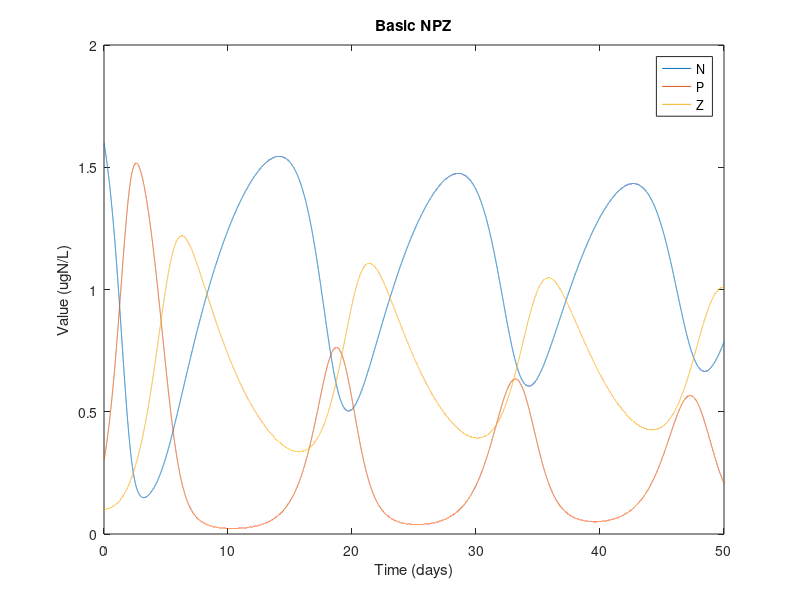
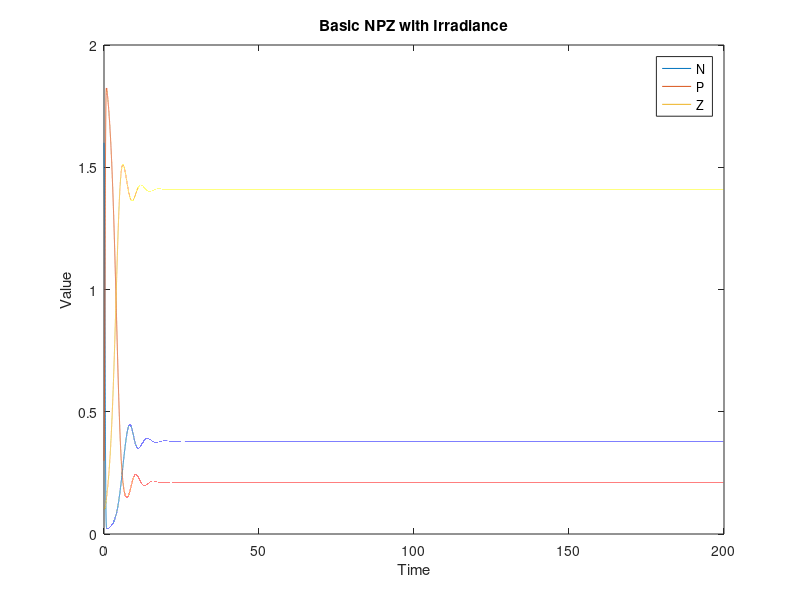

Recreate these plots in MATLAB, in order.
%NPZ Model from Franks et al. 1986 
%Parameters from http://www.soest.hawaii.edu/oceanography/courses/OCN681/hw3.html#parameters
%Summer 2019
%Lily Engel

%% Simplified NPZ - no light dependence
clear all
close all

dt=1e-3; %[days]
tstart=0; %[days]
tend=50; %[days]
min_N=0.000001; %[ugN/L]
min_P=0.000001; %[ugN/L]
min_Z=0.000001; %[ugN/L]

N0=1.6; %[ugN L-1]
P0=0.3; %[ugN L-1] 
Z0=0.1; %[ugN L-1]
Vm=2.0; %[days-1] Max P growth rate
Ks=1.0; %[ugN L-1] Half-saturation constant
m=0.1; %[days-1] Mortality rate phytoplankton
gamma=0.3; %Messy eating 
Rm=1.5; %[days-1] Max Z grazing
ivlev=1.0; %[ugN L-1] Ivlev constant
g=0.2; %[days-1] Z mortality rate
grazing=1; %Type of grazing to use. grazing=1 means ivlev, 0 means MP

t=tstart:dt:tend;
Nt=length(t);
N=zeros(Nt,1);
P=zeros(Nt,1);
Z=zeros(Nt,1);

N(1) = N0;
P(1) = P0;
Z(1) = Z0;

alpha=1.0;

for n=2:Nt
    if grazing == 0  %MP condition
        alpha=ivlev*P(n-1);
    end
    
    P(n) = P(n-1)+dt*((Vm*N(n-1)*P(n-1))/(Ks+N(n-1))-m*P(n-1)-alpha*Rm*(1-exp(-ivlev*P(n-1)))*Z(n-1));
    Z(n) = Z(n-1)+dt*((1-gamma)*alpha*Rm*(1-exp(-ivlev*P(n-1)))*Z(n-1)-g*Z(n-1));
    N(n) = N(n-1)+dt*((-Vm*N(n-1)*P(n-1))/(Ks+N(n-1))+m*P(n-1)+g*Z(n-1)+gamma*alpha*Rm*(1-exp(-ivlev*P(n-1)))*Z(n-1));
    
    %Boundary conditions
    P(n) = max(P(n),min_P);
    Z(n) = max(Z(n),min_Z);
    N(n) = max(N(n),min_N);
end

first = t(1);
last = t(length(t)); %If want to plot whole time, do first:last

tplotstart = find(t==first); %First hour want to plot
tplotend = find(t==last); %Last hour want to plot 21.67 

figure(1)
plot(t(tplotstart:tplotend),N(tplotstart:tplotend),t(tplotstart:tplotend),P(tplotstart:tplotend),t(tplotstart:tplotend),Z(tplotstart:tplotend))
title('Basic NPZ')
ylabel('Value (ugN/L)')
xlabel('Time (days)')
legend('N','P','Z')

%% NPZ Model from Franks et al. 1986 merged with Roy 2016
%Parameters from http://www.soest.hawaii.edu/oceanography/courses/OCN681/hw3.html#parameters
%Summer 2019
%Lily Engel

clear all
% close all

dt=1e-3; %[days]
tstart=0; %[days]
tend=200; %[days]
min_N=0.000001; %[ugN/L]
min_P=0.000001; %[ugN/L]
min_Z=0.000001; %[ugN/L]

N0=1.6; %[ugN L-1]
P0=0.3; %[ugN L-1] 
Z0=0.1; %[ugN L-1]
Vm=2.0; %[days-1] Max P growth rate
Ks=1.0; %[ugN L-1] Half-saturation constant
m=0.1; %[days-1] Mortality rate phytoplankton
gamma=0.3; %Messy eating 
Rm=1.5; %[days-1] Max Z grazing
ivlev=1.0; %[ugN L-1] Ivlev constant
g=0.2; %[days-1] Z mortality rate
grazing=1; %Type of grazing to use. grazing=1 means ivlev, 0 means MP

t=tstart:dt:tend;
Nt=length(t);
N=zeros(Nt,1);
P=zeros(Nt,1);
Z=zeros(Nt,1);

N(1) = N0;
P(1) = P0;
Z(1) = Z0;

%Add irradiance term from Roy
V = 1.6; %Average body volume phytoplankton
Ec = 0.2; %Extinction coefficient water
d = 4; %Depth of water
Iopt = 680; %Optimum surface solar radiation for photosynthesis
Ir = 800; %Surface solar irradiance.
Pmax = 2.62; %Max growth rate phytoplankton
Temp = 28.1; %[degC] Water temperature.
alpha1 = 6.05; %Coefficient
gamma1 = 0.09; %Coefficient

Ext = 0.12*V^-0.33; %Self shading of phytoplankton due to body size
I = Ir.*exp((-Ec-Ext)*d); %Irradiance effect
Leff = I./Iopt.*exp(1-I./Iopt); %Light effect on photosynthesis
delta = Pmax*exp(gamma1.*Temp).*Leff./alpha1; %Temperature dependent phytoplankton growth rate

alpha=1.0;
% delta = 1; %Comment out when doing irradiance

for n=2:Nt
    if grazing == 0  %MP condition
        alpha=ivlev*P(n-1);
    end
    
    P(n) = P(n-1)+dt*(Vm*delta*N(n-1)/(Ks+N(n-1))*P(n-1)-m*P(n-1)-alpha*Rm*(1-exp(-ivlev*P(n-1)))*Z(n-1));
    Z(n) = Z(n-1)+dt*((1-gamma)*alpha*Rm*(1-exp(-ivlev*P(n-1)))*Z(n-1)-g*Z(n-1));
    N(n) = N(n-1)+dt*(-Vm*delta*N(n-1)/(Ks+N(n-1))*P(n-1)+m*P(n-1)+g*Z(n-1)+gamma*alpha*Rm*(1-exp(-ivlev*P(n-1)))*Z(n-1));
    
    %Boundary conditions
    P(n) = max(P(n),min_P);
    Z(n) = max(Z(n),min_Z);
    N(n) = max(N(n),min_N);
end  

figure(2)
plot(t,N,t,P,t,Z)
title('Basic NPZ with Irradiance')
ylabel('Value')
xlabel('Time')
legend('N','P','Z')

